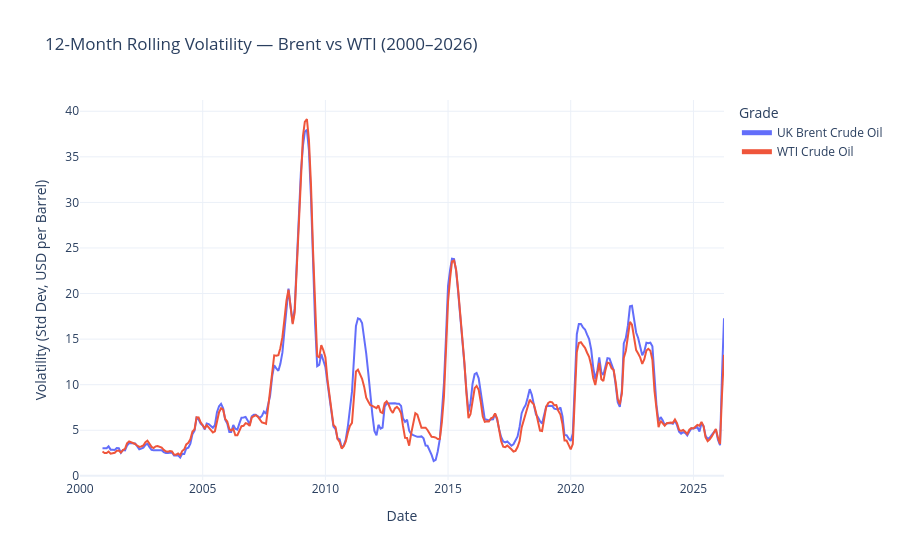

The notebook cell saved with this chart:
### Code cell
# Calculate 12-month rolling volatility for Brent and WTI
pivot["brent_volatility"] = pivot["UK Brent Crude Oil"].rolling(12).std()
pivot["wti_volatility"] = pivot["WTI Crude Oil"].rolling(12).std()

# Plot both volatilities
fig = px.line(
    pivot.reset_index(),
    x="period",
    y=["brent_volatility", "wti_volatility"],
    title="12-Month Rolling Volatility — Brent vs WTI (2000–2026)",
    labels={
        "period": "Date",
        "value": "Volatility (Std Dev, USD per Barrel)",
        "variable": "Grade"
    }
)

fig.update_layout(
    template="plotly_white",
    hovermode="x unified",
    legend=dict(
        title="Grade",
        itemsizing="constant"
    )
)

# Rename legend labels
newnames = {"brent_volatility": "UK Brent Crude Oil", "wti_volatility": "WTI Crude Oil"}
fig.for_each_trace(lambda t: t.update(name=newnames[t.name]))

fig.show()

### Figure 1 — Plotly figure (JSON) as saved in the notebook; plotly's stock layout.template omitted (floating-point values rounded to 4 significant figures; data arrays with more than 128 entries replaced by an {"elided": "..."} marker saying what was removed)
{"data": [{"hovertemplate": "Grade=brent_volatility<br>Date=%{x}<br>Volatility (Std Dev, USD per Barrel)=%{y}<extra></extra>", "legendgroup": "brent_volatility", "line": {"color": "#636efa", "dash": "solid"}, "marker": {"symbol": "circle"}, "mode": "lines", "name": "UK Brent Crude Oil", "orientation": "v", "showlegend": true, "type": "scatter", "x": {"elided": "316 str values"}, "xaxis": "x", "y": {"elided": "316 float values"}, "yaxis": "y"}, {"hovertemplate": "Grade=wti_volatility<br>Date=%{x}<br>Volatility (Std Dev, USD per Barrel)=%{y}<extra></extra>", "legendgroup": "wti_volatility", "line": {"color": "#EF553B", "dash": "solid"}, "marker": {"symbol": "circle"}, "mode": "lines", "name": "WTI Crude Oil", "orientation": "v", "showlegend": true, "type": "scatter", "x": {"elided": "316 str values"}, "xaxis": "x", "y": {"elided": "316 float values"}, "yaxis": "y"}], "layout": {"hovermode": "x unified", "legend": {"itemsizing": "constant", "title": {"text": "Grade"}, "tracegroupgap": 0}, "title": {"text": "12-Month Rolling Volatility — Brent vs WTI (2000–2026)"}, "xaxis": {"anchor": "y", "domain": [0, 1], "title": {"text": "Date"}}, "yaxis": {"anchor": "x", "domain": [0, 1], "title": {"text": "Volatility (Std Dev, USD per Barrel)"}}}}
